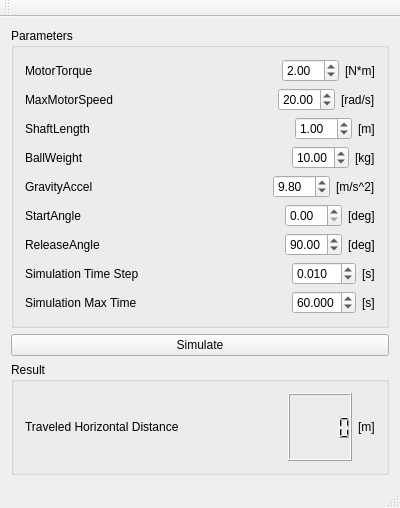
<?xml version="1.0" encoding="UTF-8"?>
<ui version="4.0">
 <class>MainWindow</class>
 <widget class="QMainWindow" name="MainWindow">
  <property name="geometry">
   <rect>
    <x>0</x>
    <y>0</y>
    <width>400</width>
    <height>508</height>
   </rect>
  </property>
  <property name="windowTitle">
   <string>MainWindow</string>
  </property>
  <widget class="QWidget" name="centralWidget">
   <layout class="QVBoxLayout" name="verticalLayout_3">
    <item>
     <widget class="QGroupBox" name="groupBox">
      <property name="title">
       <string>Parameters</string>
      </property>
      <layout class="QVBoxLayout" name="verticalLayout">
       <item>
        <layout class="QHBoxLayout" name="horizontalLayout">
         <item>
          <widget class="QLabel" name="label">
           <property name="text">
            <string>MotorTorque</string>
           </property>
          </widget>
         </item>
         <item>
          <spacer name="horizontalSpacer">
           <property name="orientation">
            <enum>Qt::Horizontal</enum>
           </property>
           <property name="sizeHint" stdset="0">
            <size>
             <width>40</width>
             <height>20</height>
            </size>
           </property>
          </spacer>
         </item>
         <item>
          <widget class="QDoubleSpinBox" name="motor_torque_spinbox">
           <property name="value">
            <double>2.000000000000000</double>
           </property>
          </widget>
         </item>
         <item>
          <widget class="QLabel" name="label_2">
           <property name="text">
            <string>[N*m]</string>
           </property>
          </widget>
         </item>
        </layout>
       </item>
       <item>
        <layout class="QHBoxLayout" name="horizontalLayout_2">
         <item>
          <widget class="QLabel" name="label_3">
           <property name="text">
            <string>MaxMotorSpeed</string>
           </property>
          </widget>
         </item>
         <item>
          <spacer name="horizontalSpacer_2">
           <property name="orientation">
            <enum>Qt::Horizontal</enum>
           </property>
           <property name="sizeHint" stdset="0">
            <size>
             <width>40</width>
             <height>20</height>
            </size>
           </property>
          </spacer>
         </item>
         <item>
          <widget class="QDoubleSpinBox" name="max_motor_speed_spinbox">
           <property name="value">
            <double>20.000000000000000</double>
           </property>
          </widget>
         </item>
         <item>
          <widget class="QLabel" name="label_4">
           <property name="text">
            <string>[rad/s]</string>
           </property>
          </widget>
         </item>
        </layout>
       </item>
       <item>
        <layout class="QHBoxLayout" name="horizontalLayout_5">
         <item>
          <widget class="QLabel" name="label_9">
           <property name="text">
            <string>ShaftLength</string>
           </property>
          </widget>
         </item>
         <item>
          <spacer name="horizontalSpacer_5">
           <property name="orientation">
            <enum>Qt::Horizontal</enum>
           </property>
           <property name="sizeHint" stdset="0">
            <size>
             <width>40</width>
             <height>20</height>
            </size>
           </property>
          </spacer>
         </item>
         <item>
          <widget class="QDoubleSpinBox" name="shaft_length_spinbox">
           <property name="value">
            <double>1.000000000000000</double>
           </property>
          </widget>
         </item>
         <item>
          <widget class="QLabel" name="label_10">
           <property name="text">
            <string>[m]</string>
           </property>
          </widget>
         </item>
        </layout>
       </item>
       <item>
        <layout class="QHBoxLayout" name="horizontalLayout_6">
         <item>
          <widget class="QLabel" name="label_11">
           <property name="text">
            <string>BallWeight</string>
           </property>
          </widget>
         </item>
         <item>
          <spacer name="horizontalSpacer_6">
           <property name="orientation">
            <enum>Qt::Horizontal</enum>
           </property>
           <property name="sizeHint" stdset="0">
            <size>
             <width>40</width>
             <height>20</height>
            </size>
           </property>
          </spacer>
         </item>
         <item>
          <widget class="QDoubleSpinBox" name="ball_weight_spinbox">
           <property name="value">
            <double>10.000000000000000</double>
           </property>
          </widget>
         </item>
         <item>
          <widget class="QLabel" name="label_12">
           <property name="text">
            <string>[kg]</string>
           </property>
          </widget>
         </item>
        </layout>
       </item>
       <item>
        <layout class="QHBoxLayout" name="horizontalLayout_7">
         <item>
          <widget class="QLabel" name="label_13">
           <property name="text">
            <string>GravityAccel</string>
           </property>
          </widget>
         </item>
         <item>
          <spacer name="horizontalSpacer_7">
           <property name="orientation">
            <enum>Qt::Horizontal</enum>
           </property>
           <property name="sizeHint" stdset="0">
            <size>
             <width>40</width>
             <height>20</height>
            </size>
           </property>
          </spacer>
         </item>
         <item>
          <widget class="QDoubleSpinBox" name="gravity_accel_spinbox">
           <property name="value">
            <double>9.800000000000001</double>
           </property>
          </widget>
         </item>
         <item>
          <widget class="QLabel" name="label_14">
           <property name="text">
            <string>[m/s^2]</string>
           </property>
          </widget>
         </item>
        </layout>
       </item>
       <item>
        <layout class="QHBoxLayout" name="horizontalLayout_9">
         <item>
          <widget class="QLabel" name="label_17">
           <property name="text">
            <string>StartAngle</string>
           </property>
          </widget>
         </item>
         <item>
          <spacer name="horizontalSpacer_9">
           <property name="orientation">
            <enum>Qt::Horizontal</enum>
           </property>
           <property name="sizeHint" stdset="0">
            <size>
             <width>40</width>
             <height>20</height>
            </size>
           </property>
          </spacer>
         </item>
         <item>
          <widget class="QDoubleSpinBox" name="start_angle_spinbox">
           <property name="value">
            <double>0.000000000000000</double>
           </property>
          </widget>
         </item>
         <item>
          <widget class="QLabel" name="label_18">
           <property name="text">
            <string>[deg]</string>
           </property>
          </widget>
         </item>
        </layout>
       </item>
       <item>
        <layout class="QHBoxLayout" name="horizontalLayout_10">
         <item>
          <widget class="QLabel" name="label_19">
           <property name="text">
            <string>ReleaseAngle</string>
           </property>
          </widget>
         </item>
         <item>
          <spacer name="horizontalSpacer_10">
           <property name="orientation">
            <enum>Qt::Horizontal</enum>
           </property>
           <property name="sizeHint" stdset="0">
            <size>
             <width>40</width>
             <height>20</height>
            </size>
           </property>
          </spacer>
         </item>
         <item>
          <widget class="QDoubleSpinBox" name="release_angle_spinbox">
           <property name="value">
            <double>90.000000000000000</double>
           </property>
          </widget>
         </item>
         <item>
          <widget class="QLabel" name="label_20">
           <property name="text">
            <string>[deg]</string>
           </property>
          </widget>
         </item>
        </layout>
       </item>
       <item>
        <layout class="QHBoxLayout" name="horizontalLayout_11">
         <item>
          <widget class="QLabel" name="label_21">
           <property name="text">
            <string>Simulation Time Step</string>
           </property>
          </widget>
         </item>
         <item>
          <spacer name="horizontalSpacer_11">
           <property name="orientation">
            <enum>Qt::Horizontal</enum>
           </property>
           <property name="sizeHint" stdset="0">
            <size>
             <width>40</width>
             <height>20</height>
            </size>
           </property>
          </spacer>
         </item>
         <item>
          <widget class="QDoubleSpinBox" name="simulation_time_step_spinbox">
           <property name="decimals">
            <number>3</number>
           </property>
           <property name="value">
            <double>0.010000000000000</double>
           </property>
          </widget>
         </item>
         <item>
          <widget class="QLabel" name="label_22">
           <property name="text">
            <string>[s]</string>
           </property>
          </widget>
         </item>
        </layout>
       </item>
       <item>
        <layout class="QHBoxLayout" name="horizontalLayout_12">
         <item>
          <widget class="QLabel" name="label_23">
           <property name="text">
            <string>Simulation Max Time</string>
           </property>
          </widget>
         </item>
         <item>
          <spacer name="horizontalSpacer_12">
           <property name="orientation">
            <enum>Qt::Horizontal</enum>
           </property>
           <property name="sizeHint" stdset="0">
            <size>
             <width>40</width>
             <height>20</height>
            </size>
           </property>
          </spacer>
         </item>
         <item>
          <widget class="QDoubleSpinBox" name="simulation_max_time_spinbox">
           <property name="decimals">
            <number>3</number>
           </property>
           <property name="value">
            <double>60.000000000000000</double>
           </property>
          </widget>
         </item>
         <item>
          <widget class="QLabel" name="label_24">
           <property name="text">
            <string>[s]</string>
           </property>
          </widget>
         </item>
        </layout>
       </item>
      </layout>
     </widget>
    </item>
    <item>
     <widget class="QPushButton" name="simulate_btn">
      <property name="text">
       <string>Simulate</string>
      </property>
     </widget>
    </item>
    <item>
     <widget class="QGroupBox" name="groupBox_2">
      <property name="title">
       <string>Result</string>
      </property>
      <layout class="QVBoxLayout" name="verticalLayout_2">
       <item>
        <layout class="QHBoxLayout" name="horizontalLayout_8">
         <item>
          <widget class="QLabel" name="label_15">
           <property name="text">
            <string>Traveled Horizontal Distance</string>
           </property>
          </widget>
         </item>
         <item>
          <spacer name="horizontalSpacer_8">
           <property name="orientation">
            <enum>Qt::Horizontal</enum>
           </property>
           <property name="sizeHint" stdset="0">
            <size>
             <width>40</width>
             <height>20</height>
            </size>
           </property>
          </spacer>
         </item>
         <item>
          <widget class="QLCDNumber" name="traveled_distance_lcd"/>
         </item>
         <item>
          <widget class="QLabel" name="label_16">
           <property name="text">
            <string>[m]</string>
           </property>
          </widget>
         </item>
        </layout>
       </item>
      </layout>
     </widget>
    </item>
   </layout>
  </widget>
  <widget class="QMenuBar" name="menuBar">
   <property name="geometry">
    <rect>
     <x>0</x>
     <y>0</y>
     <width>400</width>
     <height>23</height>
    </rect>
   </property>
  </widget>
  <widget class="QToolBar" name="mainToolBar">
   <attribute name="toolBarArea">
    <enum>TopToolBarArea</enum>
   </attribute>
   <attribute name="toolBarBreak">
    <bool>false</bool>
   </attribute>
  </widget>
  <widget class="QStatusBar" name="statusBar"/>
 </widget>
 <layoutdefault spacing="6" margin="11"/>
 <resources/>
 <connections/>
</ui>
